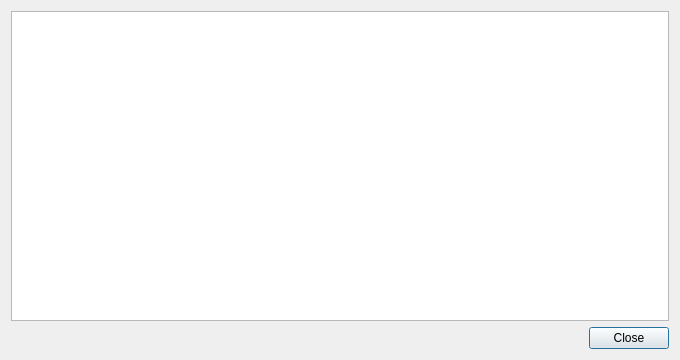
<?xml version="1.0" encoding="UTF-8"?>
<ui version="4.0">
 <class>TranscodeLogDialog</class>
 <widget class="QDialog" name="TranscodeLogDialog">
  <property name="geometry">
   <rect>
    <x>0</x>
    <y>0</y>
    <width>680</width>
    <height>360</height>
   </rect>
  </property>
  <property name="windowTitle">
   <string>Transcoder Log</string>
  </property>
  <property name="windowIcon">
   <iconset resource="../../data/icons.qrc">
    <normaloff>:/icons/64x64/com.goshapps.Orange.png</normaloff>:/icons/64x64/com.goshapps.Orange.png</iconset>
  </property>
  <layout class="QVBoxLayout" name="layout_transcodelogdialog">
   <item>
    <widget class="QPlainTextEdit" name="log">
     <property name="readOnly">
      <bool>true</bool>
     </property>
    </widget>
   </item>
   <item>
    <widget class="QDialogButtonBox" name="buttonBox">
     <property name="standardButtons">
      <set>QDialogButtonBox::Close</set>
     </property>
    </widget>
   </item>
  </layout>
 </widget>
 <resources>
  <include location="../../data/data.qrc"/>
  <include location="../../data/icons.qrc"/>
 </resources>
 <connections>
  <connection>
   <sender>buttonBox</sender>
   <signal>rejected()</signal>
   <receiver>TranscodeLogDialog</receiver>
   <slot>hide()</slot>
   <hints>
    <hint type="sourcelabel">
     <x>599</x>
     <y>331</y>
    </hint>
    <hint type="destinationlabel">
     <x>582</x>
     <y>355</y>
    </hint>
   </hints>
  </connection>
 </connections>
</ui>
